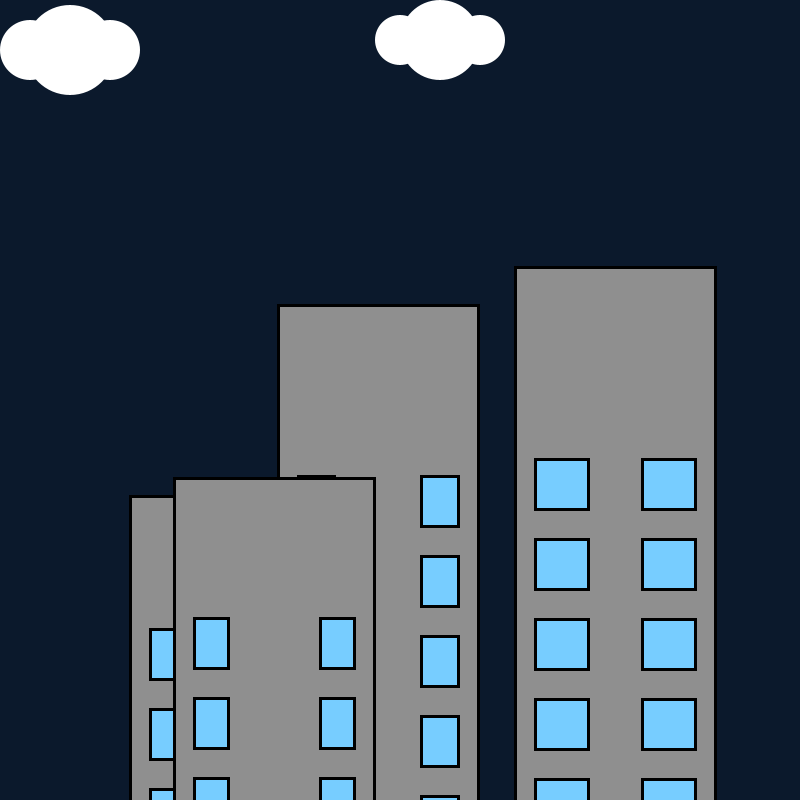
Frame 1 (no input)
Frame 60 (the mouse pressed at the canvas centre just before this capture): identical to frame 1, image omitted
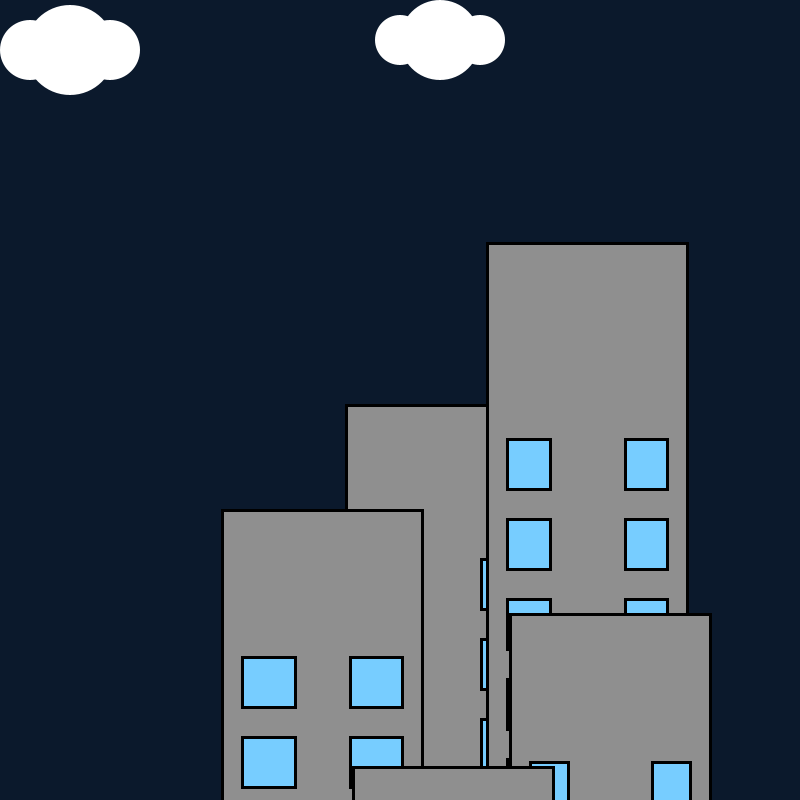
Frame 120 (the mouse held since frame 60 and released just before this capture)

The Processing sketch that drew these frames (run headless with seeded random() and noise(); from frame 60 on, the mouse is pressed at the canvas centre):

// Processing sketch: functionPractice2
// ── functionPractice2.pde
int randomSeed = int(random(10000000));
color[] bgColors =  {color(11, 25, 44), color(119, 205, 255), color(255, 143, 71)};
color bgColor;

void setup() {
  size(800, 800);
  bgColor = bgColors[int(random(bgColors.length))];
}

void mousePressed() {
  randomSeed = int(random(10000000));
  println(randomSeed);
  bgColor = bgColors[int(random(bgColors.length))];
}

void draw() {
  randomSeed(randomSeed);
  background(bgColor);

  noStroke();
  fill(255);
  circle(30, 50, 60);
  circle(70, 50, 90);
  circle(110, 50, 60);
  circle(400, 40, 50);
  circle(440, 40, 80);
  circle(480, 40, 50);
  
  stroke(0);
  strokeWeight(3);

  for (int n = 0; n < 5; n++) {
    float xPos = random(width * 0.2, width * 0.8);
    apart(random(height * .5),
      random(3, 6),
      30,
      random(30, 60), xPos);
  }
}

void apart(float apartH, float windowCount,
  float spacing,
  float windowW,
  float xPos) {
  float windowH = 50;
  float h = apartH * 2;
  float w = width * .5;

  fill(143);
  strokeWeight(3);
  //noStroke();

  pushMatrix();
  translate(xPos, height);

  //아파트 본체
  rect(-w * .25, -h * .7, w * .5, h + 100);

  float totalwindowH = (h * 0.5 - 100)
    -(spacing *  (windowCount - 1));
  float startY = -h * 0.6 + (h * 0.5 - totalwindowH) / 2;

  //창문
  fill(119, 205, 255);
  for (int i = 0; i < windowCount; i++) {
    float yLocation = startY + (windowH + spacing) * i;

    rect(-w * 0.2, yLocation, windowW, windowH);
    rect(w * 0.2 - windowW, yLocation, windowW, windowH);
  }
  ;

  popMatrix();
  //popMatrix();
}
